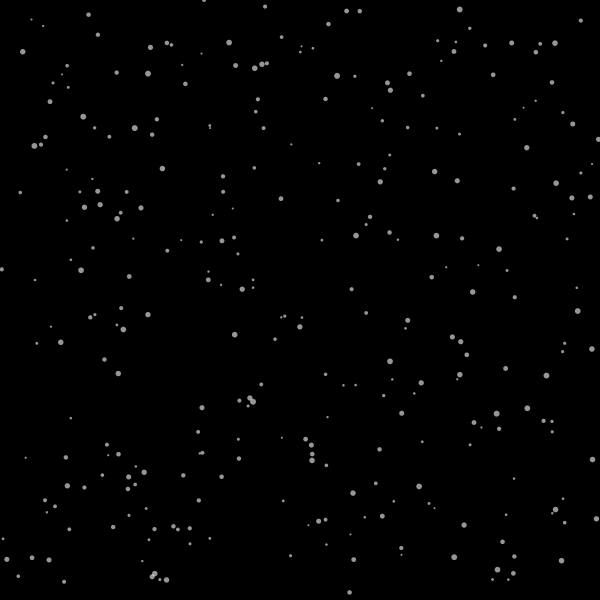
Frame 1 (no input)
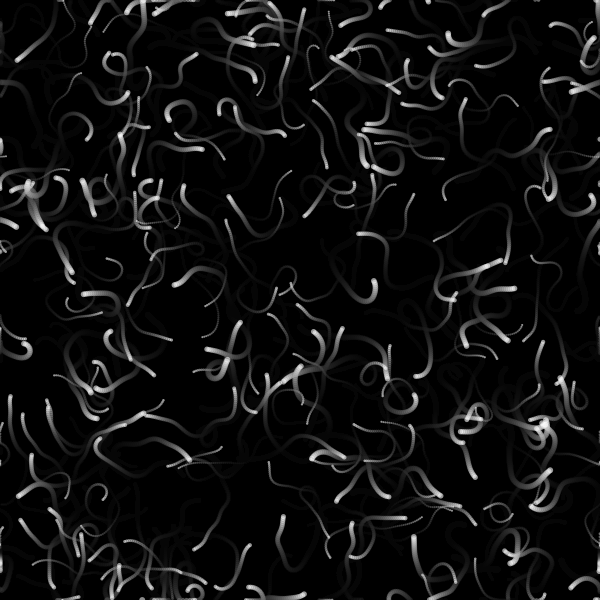
Frame 60 (the mouse pressed at the canvas centre just before this capture)
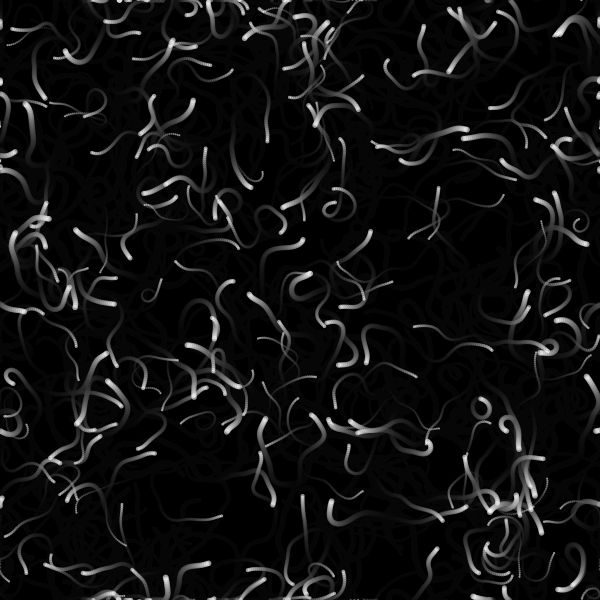
Frame 120 (the mouse held since frame 60 and released just before this capture)

The Processing sketch that drew these frames (run headless with seeded random() and noise(); from frame 60 on, the mouse is pressed at the canvas centre):

// Processing sketch: extra_particlesperlinoise
// ── extra_particlesperlinoise.pde
ArrayList<Particle> particles = new ArrayList<Particle>();

class Particle {
  float x, y;
  float vx, vy;
  float noiseOffset;
  float size;

  Particle(float startX, float startY) {
    x = startX;
    y = startY;
    vx = 0;
    vy = 0;
    noiseOffset = random(1000);
    size = random(2, 6);
  }

  void update() {
    // Use Perlin noise to generate a smooth movement angle
    float angle = noise(x * 0.005, y * 0.005, noiseOffset) * TWO_PI * 4;

    // Convert angle to movement
    vx = cos(angle) * 2;
    vy = sin(angle) * 2;

    x += vx;
    y += vy;

    noiseOffset += 0.01;

    // Wrap around screen
    if (x < 0) x = width;
    if (x > width) x = 0;
    if (y < 0) y = height;
    if (y > height) y = 0;
  }

  void display() {
    fill(255, 150);
    ellipse(x, y, size, size);
  }
}

void setup() {
  size(600, 600);
  noStroke();
  background(0);

  for (int i = 0; i < 300; i++) {
    particles.add(new Particle(random(width), random(height)));
  }
}

void draw() {
  fill(0, 20);
  rect(0, 0, width, height);

  for (Particle p : particles) {
    p.update();
    p.display();
  }
}
